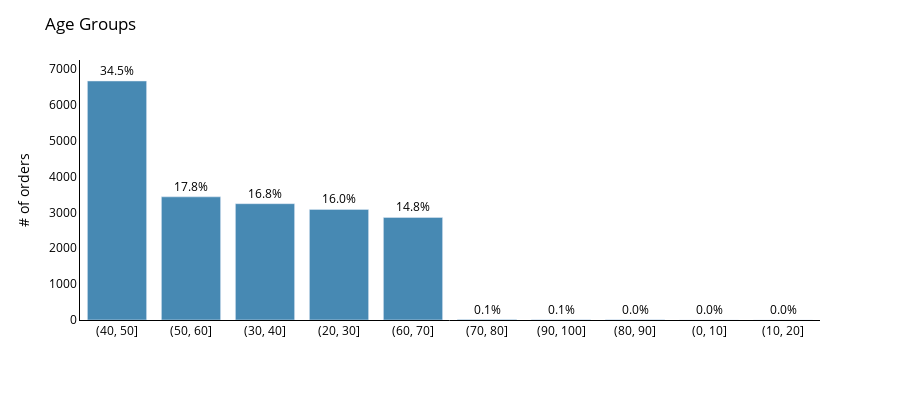

Notebook cell for this chart:
### Markdown cell above
### Customers and Orders

### Code cell
# Age groups -------------------------------------------------

age_counts = df_model['age_group'].value_counts()
age_percentage = (age_counts / age_counts.sum()) * 100

age_counts.index = age_counts.index.astype(str)
custom_sort_order = age_counts.index

fig_age = px.bar(x=age_counts.index, y=age_counts, orientation='v')
fig_age.update_layout(
    title='Age Groups',
    xaxis_title='',
    yaxis_title='# of orders',
    height=400,
    width=900,
    xaxis=dict(tickangle=-0, showline=True, linewidth=1, linecolor='black',tickfont=dict(size=12), tickmode='linear'),
    yaxis=dict(showline=True, linewidth=1, linecolor='black'),
    font=dict(color='black'),
    plot_bgcolor='rgba(0,0,0,0)'
)

fig_age.update_traces(marker_color='#4789B3')

for age_group, count, percentage in zip(age_counts.index, age_counts, age_percentage):
    fig_age.add_annotation(
        text=f'{percentage:.1f}%',
        x=age_group,
        y=count,
        yanchor='bottom',
        showarrow=False
    )

fig_age.show()

### Figure 1 — Plotly figure (JSON) as saved in the notebook; plotly's stock layout.template omitted (floating-point values rounded to 4 significant figures)
{"data": [{"alignmentgroup": "True", "hovertemplate": "x=%{x}<br>y=%{y}<extra></extra>", "legendgroup": "", "marker": {"color": "#4789B3", "pattern": {"shape": ""}}, "name": "", "offsetgroup": "", "orientation": "v", "showlegend": false, "textposition": "auto", "type": "bar", "x": ["(40, 50]", "(50, 60]", "(30, 40]", "(20, 30]", "(60, 70]", "(70, 80]", "(90, 100]", "(80, 90]", "(0, 10]", "(10, 20]"], "xaxis": "x", "y": [6666, 3435, 3244, 3084, 2860, 12, 10, 8, 0, 0], "yaxis": "y"}], "layout": {"annotations": [{"showarrow": false, "text": "34.5%", "x": "(40, 50]", "y": 6666, "yanchor": "bottom"}, {"showarrow": false, "text": "17.8%", "x": "(50, 60]", "y": 3435, "yanchor": "bottom"}, {"showarrow": false, "text": "16.8%", "x": "(30, 40]", "y": 3244, "yanchor": "bottom"}, {"showarrow": false, "text": "16.0%", "x": "(20, 30]", "y": 3084, "yanchor": "bottom"}, {"showarrow": false, "text": "14.8%", "x": "(60, 70]", "y": 2860, "yanchor": "bottom"}, {"showarrow": false, "text": "0.1%", "x": "(70, 80]", "y": 12, "yanchor": "bottom"}, {"showarrow": false, "text": "0.1%", "x": "(90, 100]", "y": 10, "yanchor": "bottom"}, {"showarrow": false, "text": "0.0%", "x": "(80, 90]", "y": 8, "yanchor": "bottom"}, {"showarrow": false, "text": "0.0%", "x": "(0, 10]", "y": 0, "yanchor": "bottom"}, {"showarrow": false, "text": "0.0%", "x": "(10, 20]", "y": 0, "yanchor": "bottom"}], "barmode": "relative", "font": {"color": "black"}, "height": 400, "legend": {"tracegroupgap": 0}, "margin": {"t": 60}, "plot_bgcolor": "rgba(0,0,0,0)", "title": {"text": "Age Groups"}, "width": 900, "xaxis": {"anchor": "y", "domain": [0, 1], "linecolor": "black", "linewidth": 1, "showline": true, "tickangle": 0, "tickfont": {"size": 12}, "tickmode": "linear", "title": {"text": ""}}, "yaxis": {"anchor": "x", "domain": [0, 1], "linecolor": "black", "linewidth": 1, "showline": true, "title": {"text": "# of orders"}}}}
